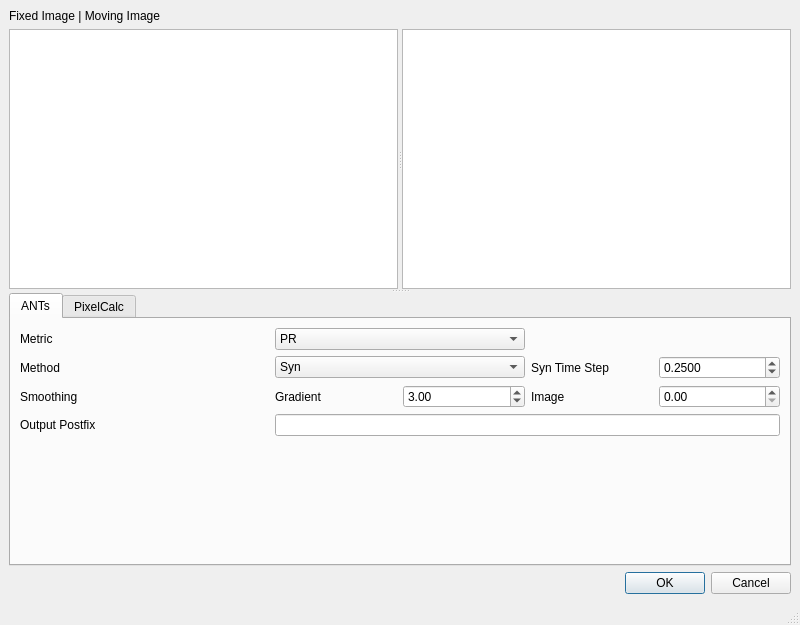
<?xml version="1.0" encoding="UTF-8"?>
<ui version="4.0">
 <class>MainWindow</class>
 <widget class="QMainWindow" name="MainWindow">
  <property name="geometry">
   <rect>
    <x>0</x>
    <y>0</y>
    <width>800</width>
    <height>625</height>
   </rect>
  </property>
  <property name="windowTitle">
   <string>MainWindow</string>
  </property>
  <widget class="QWidget" name="centralwidget">
   <layout class="QVBoxLayout" name="verticalLayout">
    <item>
     <widget class="QLabel" name="label_8">
      <property name="text">
       <string>Fixed Image | Moving Image</string>
      </property>
     </widget>
    </item>
    <item>
     <widget class="QSplitter" name="splitter_2">
      <property name="orientation">
       <enum>Qt::Vertical</enum>
      </property>
      <widget class="QSplitter" name="splitter">
       <property name="orientation">
        <enum>Qt::Horizontal</enum>
       </property>
       <widget class="QListView" name="listView"/>
       <widget class="QListView" name="listView_2"/>
      </widget>
      <widget class="QTabWidget" name="tabWidget">
       <property name="minimumSize">
        <size>
         <width>0</width>
         <height>200</height>
        </size>
       </property>
       <widget class="QWidget" name="antsRun">
        <attribute name="title">
         <string>ANTs</string>
        </attribute>
        <layout class="QVBoxLayout" name="verticalLayout_2">
         <item>
          <layout class="QGridLayout" name="gridLayout">
           <item row="0" column="0">
            <widget class="QLabel" name="label_3">
             <property name="text">
              <string>Metric</string>
             </property>
            </widget>
           </item>
           <item row="0" column="1">
            <widget class="QComboBox" name="antsMetric">
             <item>
              <property name="text">
               <string>PR</string>
              </property>
             </item>
             <item>
              <property name="text">
               <string>MI</string>
              </property>
             </item>
            </widget>
           </item>
           <item row="1" column="0">
            <widget class="QLabel" name="label_4">
             <property name="text">
              <string>Method</string>
             </property>
            </widget>
           </item>
           <item row="1" column="1">
            <widget class="QComboBox" name="antsMethod">
             <item>
              <property name="text">
               <string>Syn</string>
              </property>
             </item>
             <item>
              <property name="text">
               <string>Elastic</string>
              </property>
             </item>
            </widget>
           </item>
           <item row="1" column="2">
            <layout class="QHBoxLayout" name="horizontalLayout_3">
             <item>
              <widget class="QLabel" name="label_7">
               <property name="text">
                <string>Syn Time Step</string>
               </property>
              </widget>
             </item>
             <item>
              <widget class="QDoubleSpinBox" name="timeStep">
               <property name="decimals">
                <number>4</number>
               </property>
               <property name="minimum">
                <double>0.001000000000000</double>
               </property>
               <property name="singleStep">
                <double>0.050000000000000</double>
               </property>
               <property name="value">
                <double>0.250000000000000</double>
               </property>
              </widget>
             </item>
            </layout>
           </item>
           <item row="2" column="0">
            <widget class="QLabel" name="label">
             <property name="text">
              <string>Smoothing</string>
             </property>
            </widget>
           </item>
           <item row="2" column="1">
            <layout class="QHBoxLayout" name="horizontalLayout">
             <item>
              <widget class="QLabel" name="label_6">
               <property name="text">
                <string>Gradient</string>
               </property>
              </widget>
             </item>
             <item>
              <widget class="QDoubleSpinBox" name="gradientSmoothing">
               <property name="value">
                <double>3.000000000000000</double>
               </property>
              </widget>
             </item>
            </layout>
           </item>
           <item row="2" column="2">
            <layout class="QHBoxLayout" name="horizontalLayout_2">
             <item>
              <widget class="QLabel" name="label_2">
               <property name="text">
                <string>Image</string>
               </property>
              </widget>
             </item>
             <item>
              <widget class="QDoubleSpinBox" name="imageSmoothing"/>
             </item>
            </layout>
           </item>
           <item row="3" column="0">
            <widget class="QLabel" name="label_5">
             <property name="text">
              <string>Output Postfix</string>
             </property>
            </widget>
           </item>
           <item row="3" column="1" colspan="2">
            <widget class="QLineEdit" name="antsOutputPostfix"/>
           </item>
          </layout>
         </item>
         <item>
          <spacer name="verticalSpacer">
           <property name="orientation">
            <enum>Qt::Vertical</enum>
           </property>
           <property name="sizeHint" stdset="0">
            <size>
             <width>20</width>
             <height>45</height>
            </size>
           </property>
          </spacer>
         </item>
        </layout>
       </widget>
       <widget class="QWidget" name="pixelCalc">
        <attribute name="title">
         <string>PixelCalc</string>
        </attribute>
       </widget>
      </widget>
     </widget>
    </item>
    <item>
     <widget class="QDialogButtonBox" name="buttonBox">
      <property name="standardButtons">
       <set>QDialogButtonBox::Cancel|QDialogButtonBox::Ok</set>
      </property>
     </widget>
    </item>
   </layout>
  </widget>
  <widget class="QMenuBar" name="menubar">
   <property name="geometry">
    <rect>
     <x>0</x>
     <y>0</y>
     <width>800</width>
     <height>22</height>
    </rect>
   </property>
  </widget>
  <widget class="QStatusBar" name="statusbar"/>
 </widget>
 <resources/>
 <connections/>
</ui>
